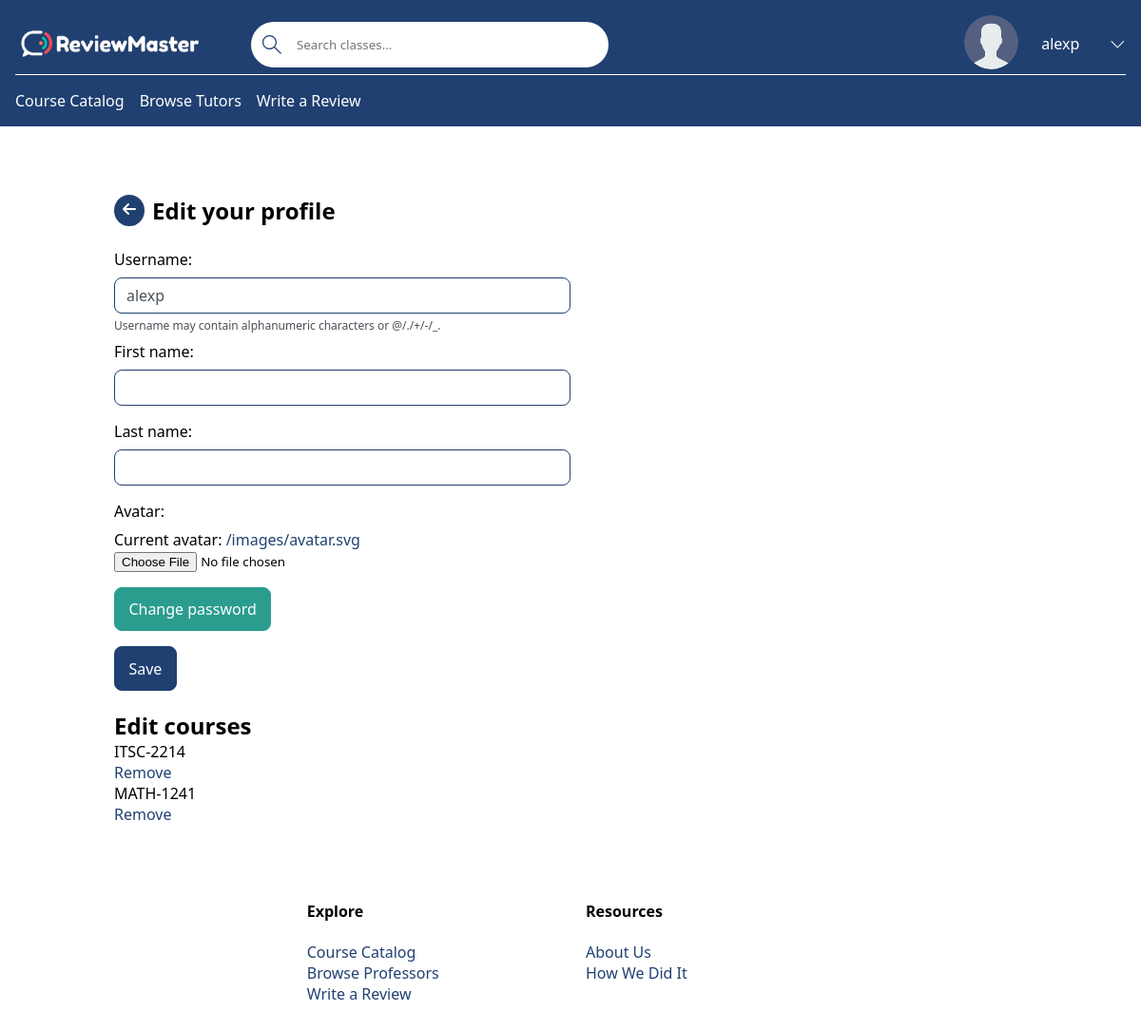
Screenshot of /profile/alexp/edit-profile (signed in) with the database file from the repository.
### base/models.py (models this page shows, shortened)
class Professor(models.Model):
    name = models.CharField(max_length=100)  # First & Last Name (John Doe)
    avatar = models.ImageField(null=True, default='avatar.svg')
    verified = models.BooleanField(default=False)  # If the professor is verified by email
    user_account = models.OneToOneField(User, on_delete=models.CASCADE, null=True, blank=True)

class Course(models.Model):
    name = models.CharField(max_length=200)  # Ex: Software Engineering
    department = models.ForeignKey(Department, null=True, on_delete=models.SET_NULL)
    number = models.IntegerField(null=False)
    students = models.ManyToManyField(User, related_name='students', blank=True)
    professor = models.ForeignKey(Professor, related_name='professor', on_delete=models.SET_NULL, default=None, null=True)
    section_number = models.IntegerField(null=True)
    tutor = models.ManyToManyField(Tutor, related_name='course', blank=True)
    pending_tutor = models.ManyToManyField(Tutor, related_name='courses', blank=True)
    credit_hours = models.IntegerField()
    class Meta:
        ordering = ['department', 'number']  # Order by department, number, and section number.
        unique_together = ('department', 'number', 'section_number')
    def __str__(self):
        return f'{self.department}-{self.number}'  # Calling will return DEPT-####

class Department(models.Model):
    name = models.CharField(max_length=4)  # EX: ITSC, MATH, ITIS, etc
    def __str__(self):
        return self.name  # Calling Department will return name

### base/views/views_profile.py (the view, shortened to what this page needs)
# urls.py: path('profile/<str:pk>/edit-profile', edit_profile, name='edit-profile'),
@login_required(login_url='login')
def edit_profile(request, pk):
    user = User.objects.get(username=pk)
    userForm = UserForm(instance=user)
    passwordForm = PasswordChange(user)
    try:
        professor = Professor.objects.get(user_account=user)
    except Professor.DoesNotExist:
        professor = None
    option = request.POST.get('option') if request.POST.get('option') != None else 'no'
    context = {
        'userForm': userForm,
        'passwordForm': passwordForm,
        'user': user,
        'courses': user.students.all(),
        'reviews': user.review_set.all(),
        'option': option,
        'professor': professor,
        'avatar': professor.avatar.url if professor and professor.avatar else None
    }
    print("POST option:", request.POST.get('option'))
    return render(request, 'base/profile/edit_profile.html', context)

### base/forms.py
class UserForm(ModelForm):
    class Meta:
        model = User
        fields = ["username", "first_name", "last_name"]

class PasswordChange(PasswordChangeForm):
    class Meta:
        model = User
        fields = ["old_password", "new_password1", "new_password2"]

### base/templates/base/profile/edit_profile.html (shortened to what this page needs)
{% extends 'main.html' %} {% load static %} {% block content %}
<main>
  <div class="button-title">
    <a href="{{ request.META.HTTP_REFERER }}" class="svg-button">
    </a>
    <h2>Edit your profile</h2>
  </div>
  <div>
    <form class="form form-left user" action="" method="POST" enctype="multipart/form-data">
      <label for="username">{{userForm.username.label}}:</label>
      {{userForm.username}}
      <span class="help-text">Username may contain alphanumeric characters or @/./+/-/_.</span>
      {% if professor %}
        <label for="first_name">{{userForm.first_name.label}}:</label>
        {{userForm.first_name}}
        <label for="last_name">{{userForm.last_name.label}}:</label>
        {{userForm.last_name}}
      {% endif %}
      {% if professor %}
        <label for="avatar">Avatar:</label>
        <div class="file-upload">
          {% if professor.avatar.url %}<p>Current avatar: <a href="{{ professor.avatar.url }}">{{ professor.avatar.url }}</a></p>{% endif %}
          <input type="file" name="avatar" id="avatar">
        </div>
      {% endif %}
      <button type="button" class="secondary-button" id="change-password">
        Change password
      </button>
      <button type="submit" class="primary-button">Save</button>
    </form>
  </div>
  <div>
    <h2>Edit courses</h2>
    {% if courses %}
      {% for course in courses %}
      <div>
        <p>{{ course }}</p>
        <a href="{% url 'remove-course' course %}">Remove</a>
      </div>
      {% endfor %}
    {% else %}
      <p>No courses added.</p>
    {% endif %}
  </div>
</main>
{% endblock content %}

### templates/navbar.html (shortened to what this page needs)
{% load static %}
<header class="header header--loggedIn">
  <div class="container">
    <a href="{% url 'home' %}" class="header__logo">
      <img src="{% static 'images/reviewMasterLogo.png' %}" />
    </a>
    <form class="header__search" method="GET" action="{% url 'courses' %}">
      <label>
        <input name="q" {% if q is not None %} value="{{ q }}" {% endif %} placeholder="Search classes..." />
      </label>
    </form>
    <nav class="header__menu">
      {% if request.user.is_authenticated %}
      <div class="header__user">
        <a href="{% url 'profile' request.user %}">
          <div class="avatar avatar--medium active">
            {% if request.user.professor.avatar %}
              <img src="{{ request.user.professor.avatar.url }}" />
            {% else %}
              <img src="{% static 'images/avatar.svg' %}" />
            {% endif %}
          </div>
          <p>{{ request.user.username }}</p>
        </a>
        <button class="dropdown-button">
          <svg xmlns="http://www.w3.org/2000/svg" width="16" height="16" viewBox="0 0 16 16">
            <title>chevron-down</title>
            <path d="M1.646 4.646a.5.5 0 0 1 .708 0L8 10.293l5.646-5.647a.5.5 0 0 1 .708.708l-6 6a.5.5 0 0 1-.708 0l-6-6a.5.5 0 0 1 0-.708"/>
          </svg>
        </button>
      </div>
      {% else %}
      <a href="{% url 'login' %}">
        <img src="{% static 'images/avatar.svg' %}" />
        <p>Login</p>
      </a>
      {% endif %}
    </nav>
  </div>
  <div class="subheader-mobile">
    <ul class="header_links">
      <li><a href="{% url 'courses' %}">Course Catalog</a></li>
      <li><a href="{% url 'professor-list' %}">Browse Tutors</a></li>
      {% if request.user.is_authenticated %}
        <li><a href="{% url 'review' %}">Write a Review</a></li>
      {% endif %}
    </ul>
  </div>
</header>

### static/styles/styles.css (style rules this page uses)
:root { --primary-color: #204071; --secondary-color: #2a9d8f; --light-color: #ffffff; --error-color: #ba2d3d; --success-color: #2a9d8f; --dark-gray: #495057; --light-grey: #dee2e6; --star-color: #ffb900; --star-color-hover: gold; --star-color-active: #ea0; }
* { font-family: "Segoe UI", Roboto, Oxygen, Ubuntu, Cantarell, "Open Sans", "Helvetica Neue", sans-serif; margin: 0; padding: 0; box-sizing: border-box; text-rendering: optimizeLegibility; }
main:not(.home) { width: 80%; margin: 4rem auto; }
h2 { margin-top: 0.83em; }
a { color: var(--primary-color); text-decoration: none; }
.button-title { display: flex; align-items: center; gap: 0.5rem; }
.button-title h2 { margin-top: 0; padding: 0.5rem 0; }
.header { padding: 1rem 3rem; background-color: var(--primary-color); color: var(--light-color); }
.header > .container { display: flex; gap: 4rem; align-items: center; }
.header__logo, .header__user { display: flex; gap: 2rem; align-items: center; }
.header__logo > img { width: 100%; max-width: 200px; }
.header__search > label { display: flex; align-items: center; gap: 1rem; background-color: var(--light-color); padding: 0.5rem; padding-left: 0; border-radius: 50px; position: relative; }
.header__search svg { width: 1.25rem; height: 2rem; margin-left: 0.75rem; fill: var(--primary-color); }
.header__search input { width: 20rem; background: transparent; border: none; padding: 0; }
.subheader-mobile { display: none; }
@media screen and (max-width: 1200px) { .header { padding: 1rem; } }
@media screen and (max-width: 1200px) { .header > .container { gap: 3rem; } }
@media screen and (max-width: 1200px) { .subheader-mobile { display: block; border-top: 1px solid var(--light-color); padding-top: 1rem; } }
.header_links { list-style-type: none; padding: 0; display: flex; gap: 1rem; }
.header_links a { color: var(--light-color) }
.header__menu { margin-left: auto; position: relative; }
.header__menu a { display: flex; gap: 1.5rem; align-items: center; font-weight: 500; text-decoration: none; color: var(--light-color); }
.header__menu img { height: 3.6rem; }
.header__menu p { line-height: 1.2; }
.header__menu svg { width: 1.6rem; height: 1.6rem; }
.dropdown-button { background: transparent; border: 0; outline: 0; cursor: pointer; padding-top: 0.25rem; transition: transform 0.3s; }
.dropdown-button svg, .dropdown-menu a svg { fill: var(--light-color); width: 1.25em; }
.header__user img { height: 57px; width: 57px; border-radius: 100%; object-fit: cover; }
div.password-profile ~ button { display: block; margin-bottom: 1rem; }
div.password-profile ~ button ~ button { display: block; }
input, select { width: 100%; padding: 1rem; outline: none; }
input[type="file"] { padding: 0; }
input[type="text"], input[type="password"], select, textarea { padding: 0.375rem 0.75rem; margin-top: 0.5rem; display: block; font-size: 1rem; color: var(--dark-gray); border: 1px solid var(--primary-color); border-radius: 0.5rem; transition: border-color 0.15s ease-in-out, box-shadow 0.15s ease-in-out; }
input[type="text"], input[type="password"], select { height: calc(2.25rem + 2px); line-height: 1.5; background-color: var(--light-color); }
.primary-button, .secondary-button { width: fit-content; padding: 0.7rem 0.9rem; border-radius: 0.5rem; font-size: 1rem; color: var(--light-color); }
.primary-button { border: 1px solid var(--primary-color); background-color: var(--primary-color); }
.secondary-button { border: 1px solid var(--secondary-color); background-color: var(--secondary-color); margin-right: 1rem; }
.svg-button { border-radius: 100%; background-color: var(--primary-color); padding: 0.4rem 0.5rem 0.3rem 0.5rem; }
.svg-button svg { fill: var(--light-color); width: 1rem; height: 1rem; }
.form { width: 70%; margin: 0 auto; text-align: left; gap: 1rem; }
.form-left { margin: 1rem 0; }
.user.form { width: 30%; }
@media screen and (max-width: 1200px) { .user.form { width: 50%; } }
.form input, .form select, .form textarea { margin-bottom: 1rem; }
.help-text { margin-top: -0.75rem; margin-bottom: 0.5rem; color: var(--dark-gray); font-size: 0.75rem; display: block; }
.file-upload { margin-top: .5rem; }

### rows the page displays
Professor: avatar "/images/avatar.svg"
Course: department+number "ITSC-2214"
Course: department+number "MATH-1241"

### other values shown
{{ request.user.username }} "alexp"
{{ userForm.username.label }} "Username"
{{ userForm.first_name.label }} "First name"
{{ userForm.last_name.label }} "Last name"
